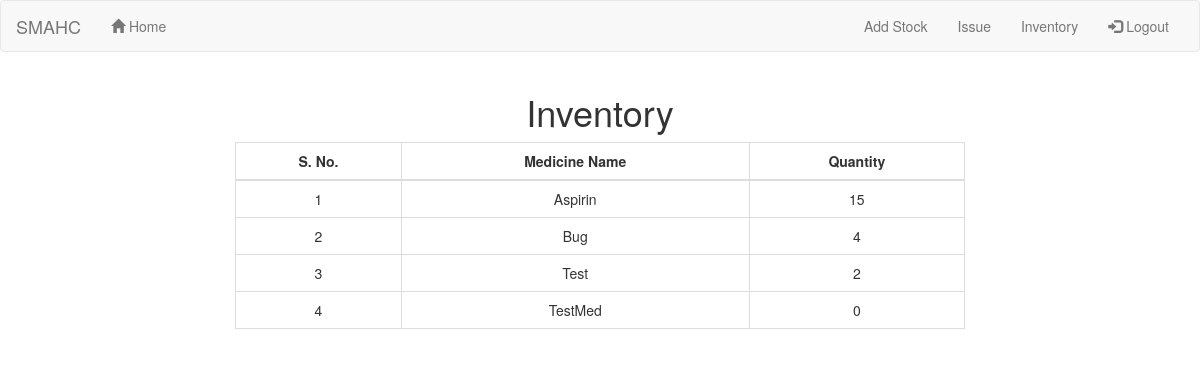
Before: /inventory (signed in) with the older database file.
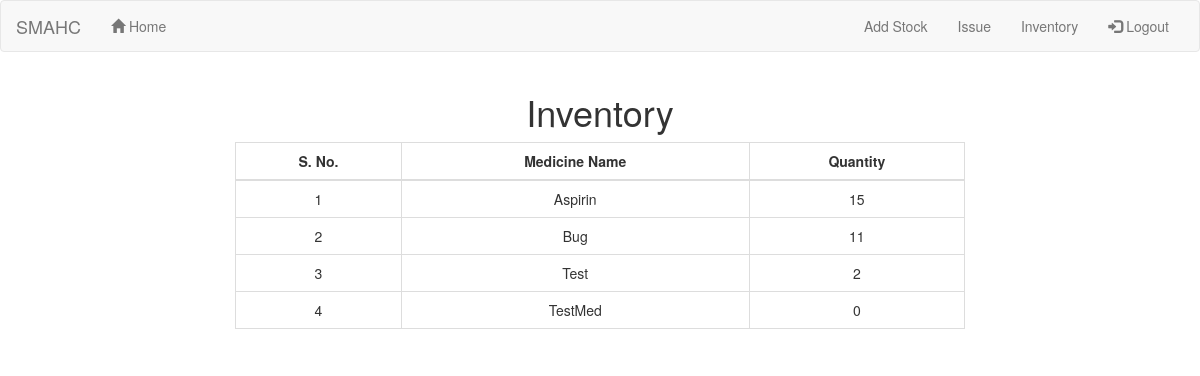
After: the same page with the newer database file.
### myapp/models.py (models this page shows, shortened)
class Medicine(models.Model):
	name = models.CharField(max_length=200)
	quantity = models.IntegerField(default=0)
	critical_quantity = models.IntegerField(default=10)

### myapp/views.py (the view)
# urls.py: url(r'inventory',views.inventory,name='issue'),
def inventory(request):
	if not request.user.is_authenticated():
		return HttpResponseRedirect("login")
	m = sorted(Medicine.objects.all(), key=lambda x: x.name)
	context = {'medicines':m}
	return render(request,'inventory.html',context)

### myapp/templates/inventory.html (shortened to what this page needs)
{% extends "base.html" %}
{% block content %}
	<div class="container">
		<h1 align="center">Inventory</h1>
		<div class="col-md-8 col-md-offset-2">
			<table class="table table-bordered table-hover">
				<thead class="thead-inverse">
					<th>S. No.</th>
					<th>Medicine Name</th>
					<th>Quantity</th>
				</thead>
				<tbody>
					{% for m in medicines %}
						<tr class="clickable-row" data-href="medicine/{{ m.id }}">
							<td>{{ forloop.counter }}</td>
							<td>{{ m.name }}</td>
							<td>{{ m.quantity }}</td>
						</tr>
					{% endfor %}
				</tbody>
			</table>
		</div>
	</div>
{% endblock %}

Changed rows visible on the page:
changed Medicine "Bug": quantity "4" → "11"
